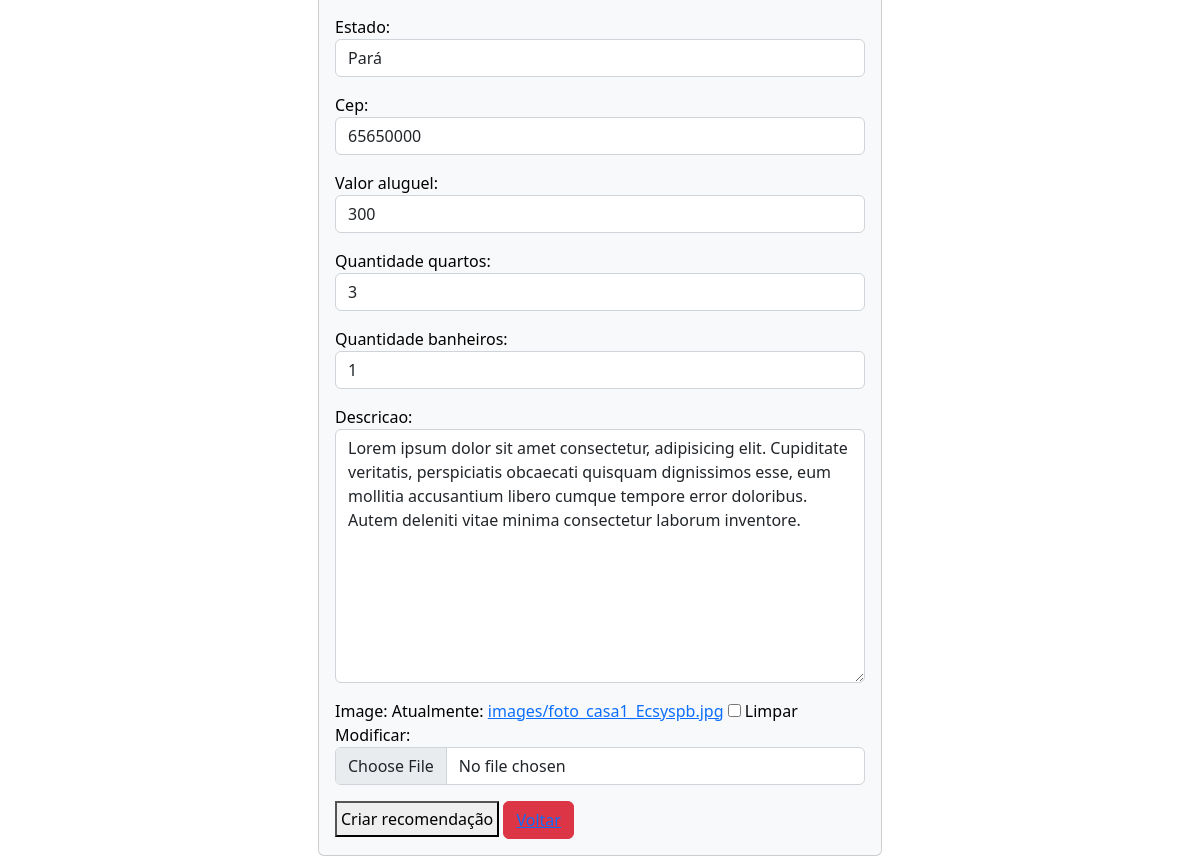
Page /recommendation-update/12/ (signed in, lower part) on the earlier database version.
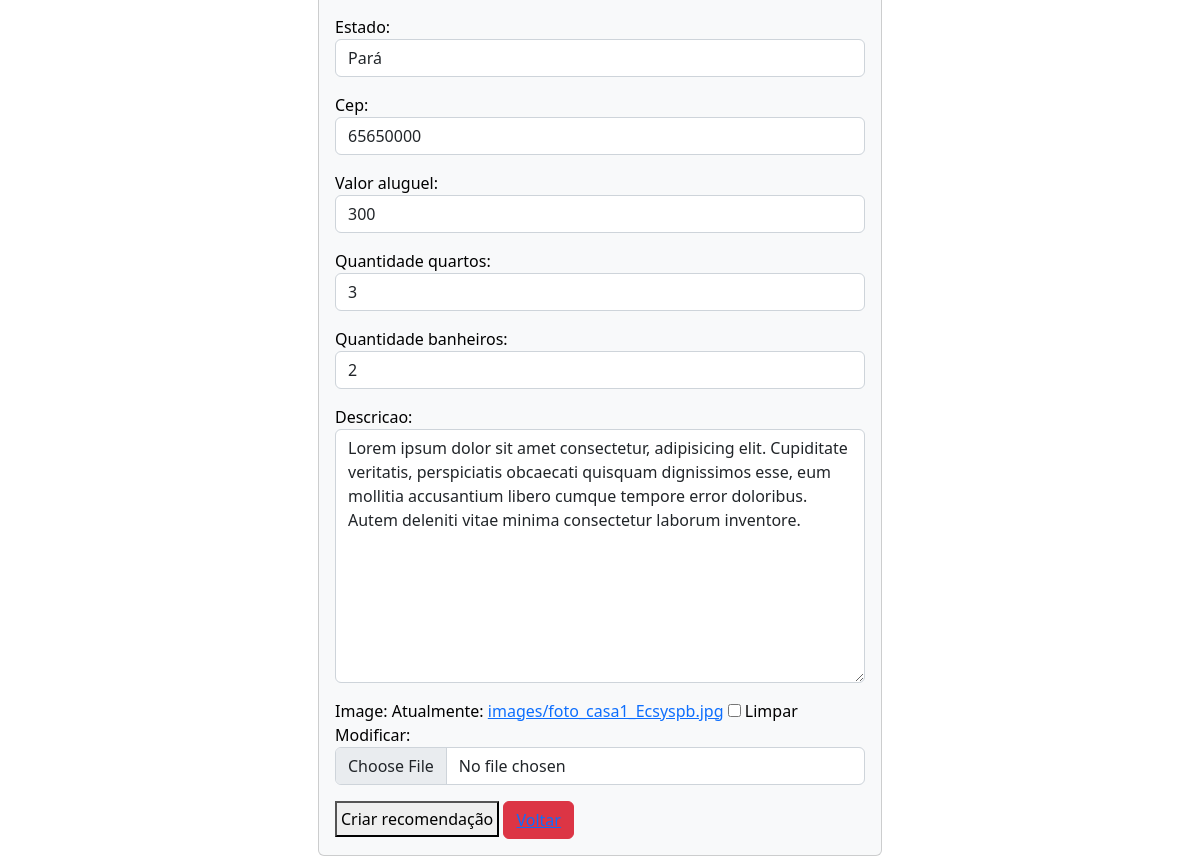
Same page on the later database version.
### posts_app/models.py (models this page shows, shortened)
class recomendacoes(models.Model):
    nome = models.CharField(max_length=100)
    telefone = models.CharField(max_length=15)
    TIPOS_IMOVEL = [
        ('Casa', 'Casa'),
        ('Kitnet', 'Kit-net'),
        ('Compartilhar', 'Compartilhar'),
        ('Condominio', 'Condomínio'),
    ]
    tipo_imovel = models.CharField(max_length=100, choices=TIPOS_IMOVEL)
    endereco = models.CharField(max_length=255)
    numero = models.CharField(max_length=5)
    bairro = models.CharField(max_length=255)
    cidade = models.CharField(max_length=15)
    estado = models.CharField(max_length=15)
    cep = models.CharField(max_length=8)
    valor_aluguel = models.CharField(max_length=10)
    quantidade_quartos = models.CharField(max_length=2)
    quantidade_banheiros = models.CharField(max_length=2)
    descricao = models.TextField()
    image = models.ImageField(upload_to='images/', blank=True, null=True)
    create_at = models.DateTimeField(auto_now_add=True)
    owner = models.ForeignKey(get_user_model(), on_delete=models.CASCADE, null=True)
    curtidas = models.ManyToManyField(get_user_model(), through='Curtida', related_name='curtidas')
    favoritos = models.ManyToManyField(get_user_model(), through='Favorito', related_name='favoritos')
    class Meta:
        verbose_name = 'Imovel'
        verbose_name_plural = 'Imoveis'
        ordering = ['id']

### posts_app/views.py (the view)
# urls.py: path('recommendation-update/<int:id>/', views.recommendation_update, name='recommendation-update'),
@login_required
def recommendation_update(request, id):
    recommendation = get_object_or_404(recomendacoes, id=id)
    if request.user != recommendation.owner:
        return HttpResponseForbidden('Você não tem permissão para editar esta recomendação.')
    if request.method == 'POST':
        form = RecommendationForm(request.POST, request.FILES, instance=recommendation)
        if form.is_valid():
            form.save()
            messages.warning(request, 'A recomendação foi atualizada com sucesso')
            return HttpResponseRedirect(reverse('recommendation-detail', args=[recommendation.id]))
    form = RecommendationForm(instance=recommendation)
    return render(request, 'recommendation-form.html', {"form": form})

### posts_app/forms.py
class RecommendationForm(forms.ModelForm):
    class Meta:
        model = recomendacoes
        exclude = ("owner", "curtidas", "favoritos" )
    def __init__(self, *args, **kwargs):  # Corrigido aqui
        super().__init__(*args, **kwargs)
        for field_name, field in self.fields.items():
            field.widget.attrs["class"] = "form-control"

### posts_app/templates/recommendation-form.html (shortened to what this page needs)
{% load static %}
<!DOCTYPE html>
{% include '_navbar.html' %}
<link href="https://cdn.jsdelivr.net/npm/bootstrap@5.2.3/dist/css/bootstrap.min.css" rel="stylesheet">
<link rel="stylesheet" href="{% static 'css/_navbar.css' %}">
{% block content %}
	<div class="row justify-content-center">
		<div class="col-md-6">
			<br>
				<div class="container">
					<div class="card h-100 text-bg-light p-3">
						<form method="post" action="{% if request.method == 'POST' %}{% url 'create-recommendation' %}{% endif %}"
						enctype="multipart/form-data">
						{{ form.as_p }}
						<button class="border-1 p-1"type="submit">Criar recomendação</button>
						<button class="btn btn-danger "><a href="{% url 'main-page' %}">Voltar</a></button>
						</form>
					</div>
				</div>
		</div>
	</div>
{% endblock content %}

Differences in the rows shown:
changed recomendacoes "Pará": quantidade_banheiros "1" → "2"
